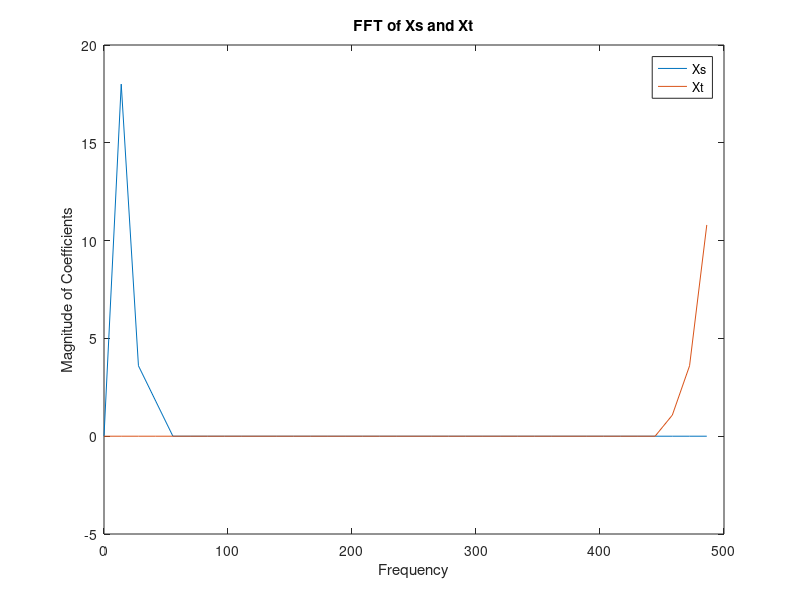
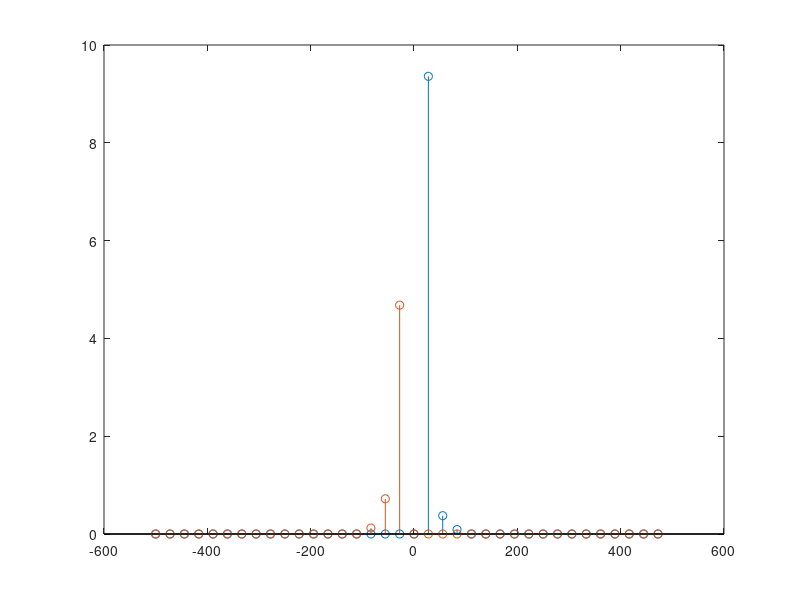
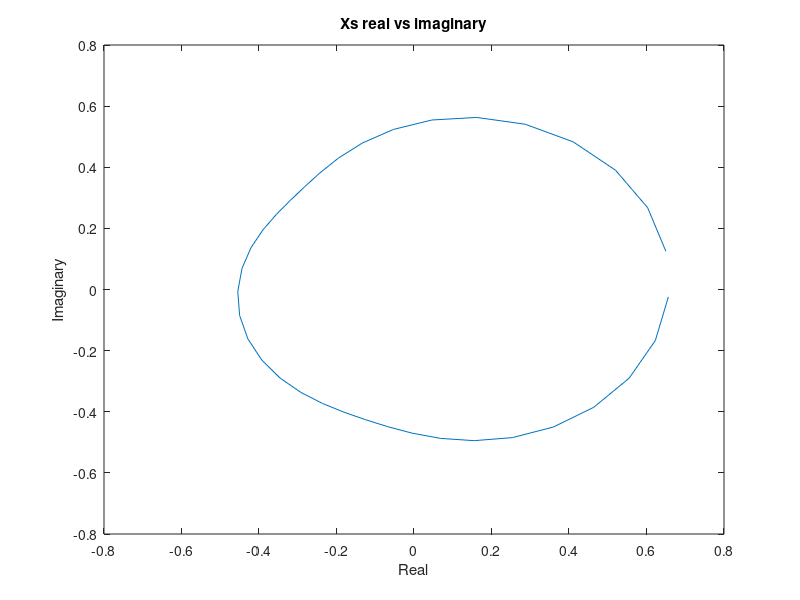
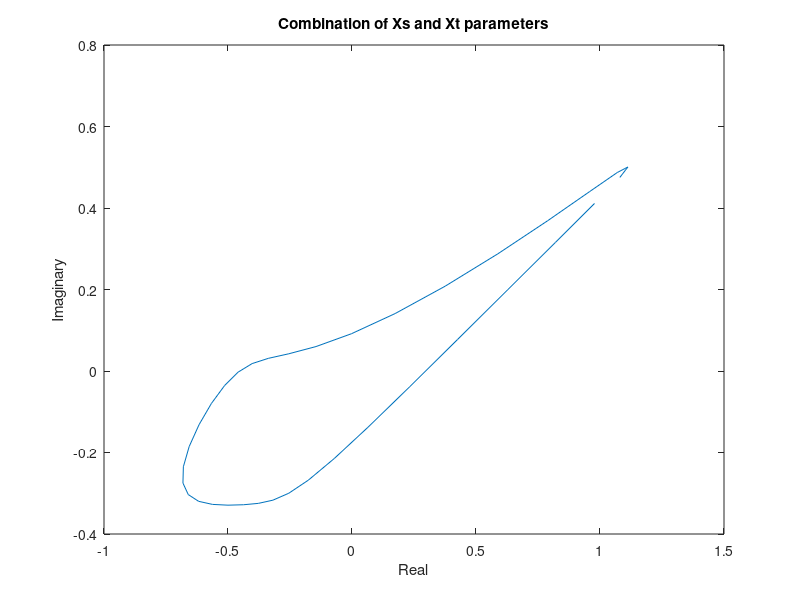

MATLAB code for these plots, in order:
theta = 0:10:350;
Xs1 = (0.5+0.1i)*(exp(1i*theta*(pi/180)));
Xs2 = (0.1+0.02i)*(exp(2i*theta*(pi/180)));
Xs3 = (0.05 + 0.005i)*(exp(3i*theta*(pi/180)));
Xs = Xs1 + Xs2 + Xs3;
Y = fft(Xs);
Fs = 1000;
freq1 = 0:Fs/(2*length(Xs)):Fs/2-1;
Xt1 = (0.3+0.2i)*(conj(exp(1i*theta*(pi/180))));
Xt2 = (0.1+0.1i)*(conj(exp(2i*theta*(pi/180))));
Xt3 = (0.03+0.05i)*(conj(exp(3i*theta*(pi/180))));
Xt = Xt1 + Xt2 + Xt3;
Y1 = fft(Xt);
figure
plot(freq1,Y);
hold on;
plot(freq1,Y1);
legend('Xs','Xt')
title('FFT of Xs and Xt')
xlabel('Frequency')
ylabel('Magnitude of Coefficients')
n=length(Xs);
Yz = fftshift(Y);
Yz1 = fftshift(Y1);
fshift = (-n/2:n/2-1)*(Fs/n);
powershift = abs(Yz).^2/n; 
powershift1 = abs(Yz1).^2/n; 
figure
stem(fshift,powershift);
hold on;
stem(fshift,powershift1);
figure
plot(Xs)
title('Xs real vs imaginary')
xlabel('Real')
ylabel('Imaginary')
b = Xs + Xt;
figure
plot(b)
title('Combination of Xs and Xt parameters')
xlabel('Real')
ylabel('Imaginary')